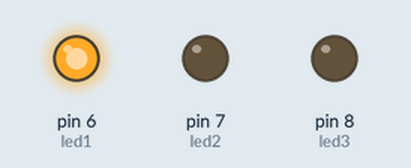
A sketch run on a simulated Arduino Uno, built with avr-gcc and run on an emulated ATmega328P. Parts: output pins drawn as LEDs (lit = HIGH).

Above: at 0.5 s.
At 1.5 s:
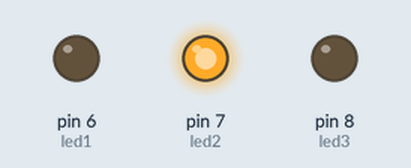
At 5.5 s:
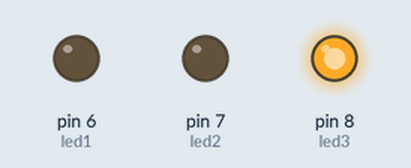
Timing chart, 0 to 6.9 s (numbered marks = the images above):
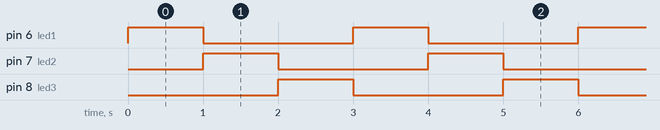

Measured:
- by itself, pin 6 (led1), pin 7 (led2), pin 8 (led3): alternates HIGH for 1.0 s and LOW for 2.0 s
- by itself, everything shown: repeats every 3.0 s, in 3 steps

The sketch:

LED_5_3__________________define.ino
```cpp
int led1 = 6; //6번 핀이라고 부르지 않고 앞으로 led1라고 부름(변수 설정)
int led2 = 7; //7번 핀이라고 부르지 않고 앞으로 led2라고 부름(변수 설정)
int led3 = 8; //8번 핀이라고 부르지 않고 앞으로 led2라고 부름(변수 설정)

void setup() { //주로 초기조건을 선언, 필수적으로 있어야 함
  pinMode(led1, OUTPUT); //led1을 출력모드로 설정
  pinMode(led2, OUTPUT); //led2을 출력모드로 설정
  pinMode(led3, OUTPUT); //led3을 출력모드로 설정
}

void loop() { //반복함수, 프로그램의 주 내용이 들어가며 필수적으로 있어야 함
  digitalWrite(led1, HIGH); //led1 HIGH 출력
  digitalWrite(led2, LOW); //led2 LOW 출력
  digitalWrite(led3, LOW); //led3 LOW 출력
  delay(1000); //1초간 대기
  digitalWrite(led1, LOW); //led1 LOW 출력
  digitalWrite(led2, HIGH); //led2 HIGH 출력
  digitalWrite(led3, LOW); //led3 LOW 출력 - 이미 LOW 상태이므로 이 코드는 없어도 됨
  delay(1000); //1초간 대기
  digitalWrite(led1, LOW); //led1 LOW 출력 - 이미 LOW 상태이므로 이 코드는 없어도 됨
  digitalWrite(led2, LOW); //led2 LOW 출력
  digitalWrite(led3, HIGH); //led3 HIGH 출력
  delay(1000); //1초간 대기
}

/* int와 define의 차이
  #define은 '매크로'라고도 부릅니다.
  #define LED 3 이라고 작성하면
  작성한 코드에서 모든 LED를 3으로 바꾸어 보드에 업로드합니다.
  업로드 될 때 보드에 LED가 들어가지 않게 됩니다.

  int는 변수로서 메모리(2바이트)를 할당받고 자리를 차지하게 됩니다.
  int LED=3; 이라고 작성하면
  아두이노 보드에는 LED라는 변수가 그대로 업로드되고
  LED가 나올 때마다 보드에서 LED가 어떤 값인지 찾게 됩니다.

  계속 값을 받거나, 값이 변하는 경우(센서를 통한 측정)에는 int를 써야하며
  메모리가 할당되지 않으므로 값이 고정된 상태인 경우(핀 번호) define이 유리합니다.

  (ppt 참고하기) */
```
